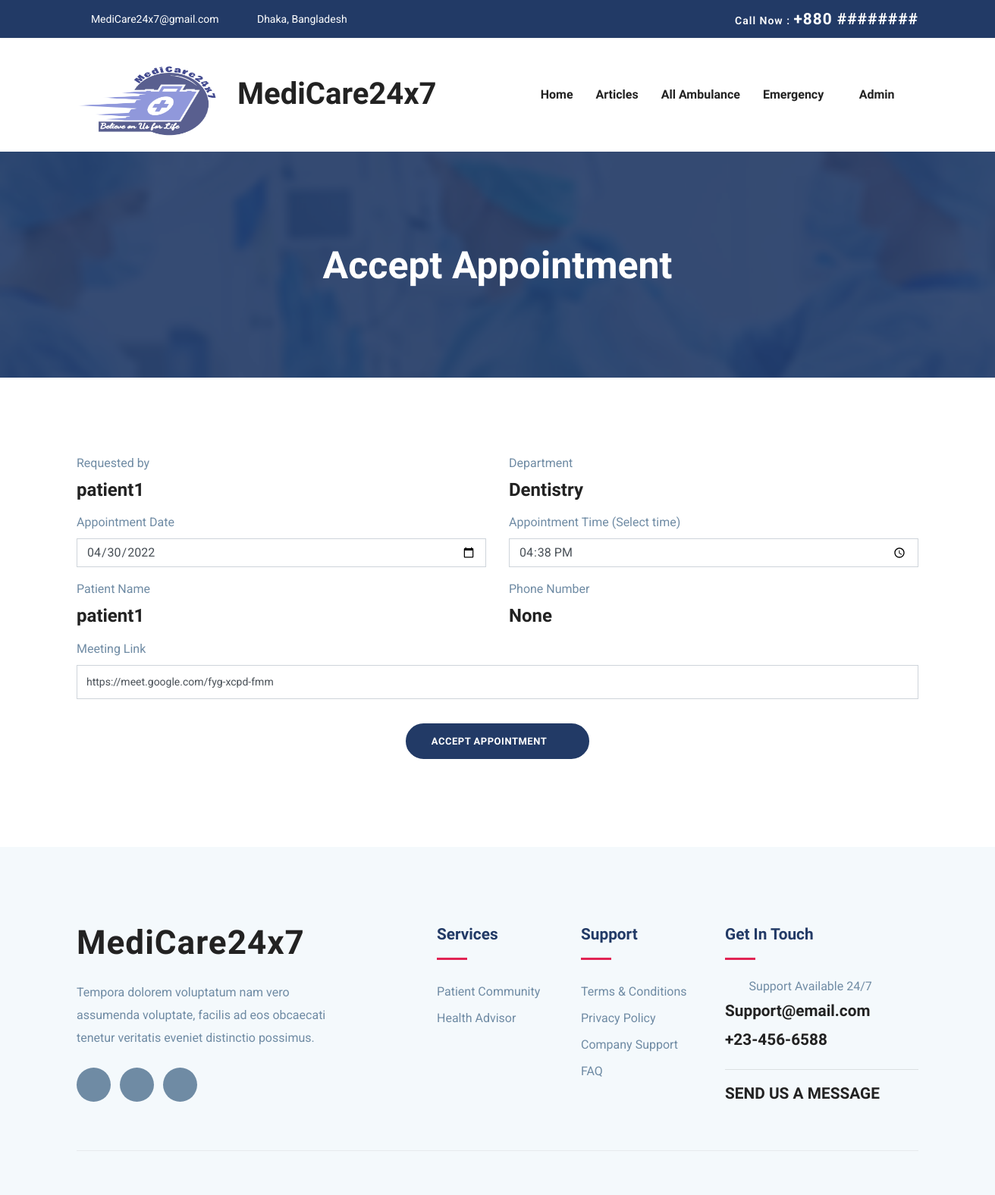
Before: /appointment/doctor-update-appointment/1 (signed in) with the older database file.
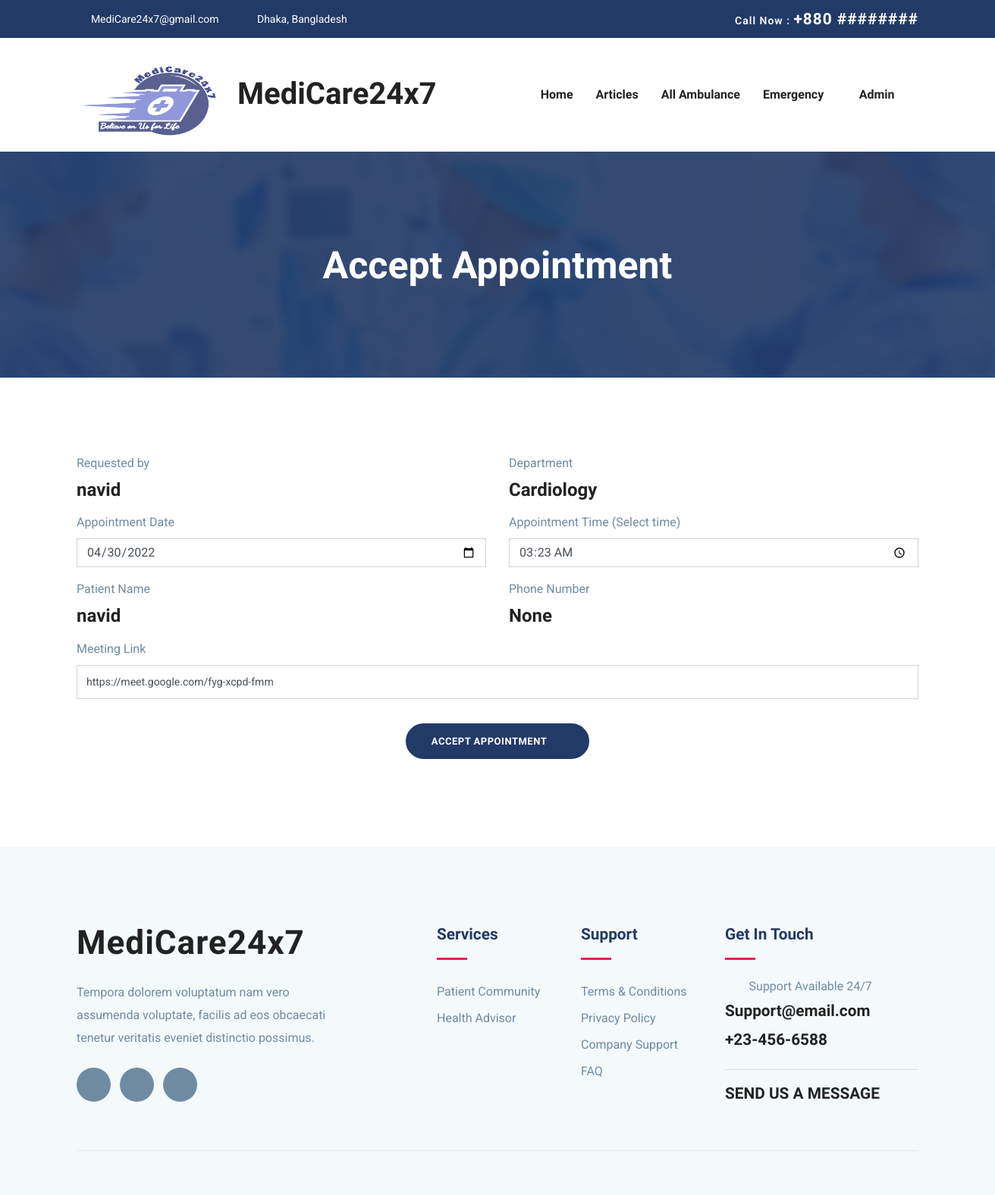
After: the same page with the newer database file.
### appointment/models.py (models this page shows)
class AppointmentModel(models.Model):
    patient         = models.ForeignKey(PatientModel, on_delete=models.CASCADE)
    doctor          = models.ForeignKey(DoctorModel, on_delete=models.CASCADE)
    department      = models.CharField(null =True, max_length=250)
    date            = models.DateField(null=True, blank=False)
    time            = models.TimeField(null=True, blank=False)
    is_accepted     = models.BooleanField(default=False)
    is_canceled     = models.BooleanField(default=False)
    is_completed    = models.BooleanField(default=False)
    meet_link       = models.CharField(max_length=100)
    notes           = models.TextField(null=True, blank=True)
    created_at      = models.DateTimeField(auto_now_add=True)

### accounts/models.py (models this page shows, shortened)
class PatientModel(models.Model):
    user = models.OneToOneField(UserModel, on_delete=models.CASCADE)
    image = models.ImageField(null=True, blank=True)  # Patient Profile Picture
    gender = models.CharField(max_length=10, choices=GENDER_CHOICES, null=True, blank=True)
    blood_group = models.CharField(max_length=10, choices=BLOOD_GROUP_CHOICES, null=True, blank=True)
    height = models.DecimalField(decimal_places=2, max_digits=4, null=True, blank=True)
    weight = models.IntegerField(null=True, blank=True)
    date_of_birth = models.DateField(null=True, blank=True)
    phone = models.CharField(max_length=15, null=True, blank=True)
    address = models.TextField(max_length=100, null=True, blank=True)
    last_donation = models.DateField(null=True, blank=True)

class UserModel(AbstractBaseUser, PermissionsMixin):
    email = models.EmailField(max_length=255, unique=True)  # Email
    name = models.CharField(max_length=255)  # Name
    is_patient = models.BooleanField(default=False)  # True if patient
    is_doctor = models.BooleanField(default=False)  # True if doctor
    is_active = models.BooleanField(default=True)  # True if active
    is_staff = models.BooleanField(default=False)
    is_admin = models.BooleanField(default=False)
    is_superuser = models.BooleanField(default=False)
    date_joined = models.DateTimeField(auto_now_add=True)
    USERNAME_FIELD = 'email'
    REQUIRED_FIELDS = ['name']  # Email & Password are required by default.
    objects = MyUserManager()  # User manager for the User Model
    def __str__(self):
        return self.email

class DoctorModel(models.Model):
    SpecializationModel= [
        ('Cardiology', 'Cardiology'),
        ('Dentistry', 'Dentistry'),
        ('Dermatology', 'Dermatology'),
        ('Endocrinology', 'Endocrinology'),
        ('Gastroenterology', 'Gastroenterology'),
        ('General Surgery', 'General Surgery'),
    ]
    user = models.OneToOneField(UserModel, on_delete=models.CASCADE)
    bio = models.TextField(null=True, blank=True)
    image = models.ImageField(null=True, blank=True)
    gender = models.CharField(max_length=10, choices=GENDER_CHOICES, null=True, blank=True)
    blood_group = models.CharField(max_length=10, choices=BLOOD_GROUP_CHOICES, null=True, blank=True)
    date_of_birth = models.DateField(null=True, blank=True)
    phone = models.CharField(max_length=15, null=True, blank=True)
    NID = models.CharField(max_length=50, null=True, blank=True)
    specialization = models.CharField(max_length=20, choices=SpecializationModel, null=True, blank=True)
    BMDC_regNo = models.CharField(max_length=100, null=True, blank=True)
    last_donation = models.DateField(null=True, blank=True)

### appointment/views.py (the view, shortened to what this page needs)
# urls.py: path('doctor-update-appointment/<int:pk>', doctor_update_appointment_view, name='doctor-update-appointment'),
@login_required(login_url='login')
def doctor_update_appointment_view(request,pk):
    appointment = AppointmentModel.objects.get(id=pk)
    form = DoctorAppointmentForm(instance=appointment)
    context={
        'form':form,
        'appointment':appointment,
    }
    return render(request, 'appointment/doctor-update-appointment.html',context)

### appointment/forms.py
class DoctorAppointmentForm(ModelForm):
    date = forms.DateField(widget=forms.DateInput(attrs={'type': 'date'}))
    time = forms.TimeField(widget=forms.TimeInput(attrs={'type': 'time'}))
    meet_link = forms.CharField(widget=forms.TextInput(attrs={'placeholder': 'https://meet.google.com/***-****-****'}))
    class Meta:
        model = AppointmentModel
        fields = '__all__'
        exclude = ['patient', 'doctor', 'department', 'is_accepted', 'is_canceled', 'is_complete',
                   'date_created']

### templates/appointment/doctor-update-appointment.html (shortened to what this page needs)
{% extends "base.html" %}
{% load static %}
{% load widget_tweaks %}
{% block content %}
<section class="page-title bg-1">
    <div class="container">
        <div class="row">
            <div class="col-md-12">
                <div class="block text-center">
                    <h1 class="text-capitalize mb-5 text-lg">Accept Appointment</h1>
                </div>
            </div>
        </div>
    </div>
</section>
<section class="appointment section">
    <div class="container">
        <div class="row">
            <div class="col-lg-12">
                <form method="post">
                    <div class="row">
                        <div class="col-lg-6">
                            <div class="form-group">
                                <label>Requested by</label>
                                <h3>{{ appointment.patient.user.name }}</h3>
                            </div>
                        </div>
                        <div class="col-lg-6">
                            <div class="form-group">
                                <label>Department</label>
                                <h3>{{ appointment.doctor.specialization }}</h3>
                            </div>
                        </div>
                    </div>
                    <div class="row">
                        <div class="col-lg-6">
                            <div class="form-group">
                                <label>Appointment Date</label>
                                {{ form.date|add_class:"form-control" }}
                            </div>
                        </div>
                        <div class="col-lg-6">
                            <div class="form-group">
                                <label>Appointment Time (Select time)</label>
                                {{ form.time|add_class:"form-control" }}
                            </div>
                        </div>
                    </div>
                    <div class="row">
                        <div class="col-lg-6">
                            <div class="form-group">
                                <label>Patient Name</label><br/>
                                <a class="h3" href="{% url 'patient-profile' appointment.patient.user.id %}">
                                    {{ appointment.patient.user.name }}
                                </a>
                            </div>
                        </div>
                        <div class="col-lg-6">
                            <div class="form-group">
                                <label>Phone Number</label>
                                <h3>{{ appointment.patient.phone }}</h3>
                            </div>
                        </div>
                    </div>
                    <div class="row">
                        <div class="col-lg-12">
                            <div class="form-group">
                                <label>Meeting Link</label>
                                {{ form.meet_link|add_class:"form-control" }}
                            </div>
                        </div>
                    </div>
                    <div class="text-center my-3">
                        <button class="btn btn-main btn-round-full">
                            Accept Appointment <i class="icofont-simple-right ml-2"></i>
                        </button>
                    </div>
                </form>
            </div>
        </div>
    </div>
</section>
{% endblock %}

Changed rows visible on the page:
changed AppointmentModel "https://meet.google.com/fyg-xcpd-fmm": patient.user.name "patient1" → "navid"; doctor.specialization "Dentistry" → "Cardiology"; time "16:38:00" → "03:23:00"
